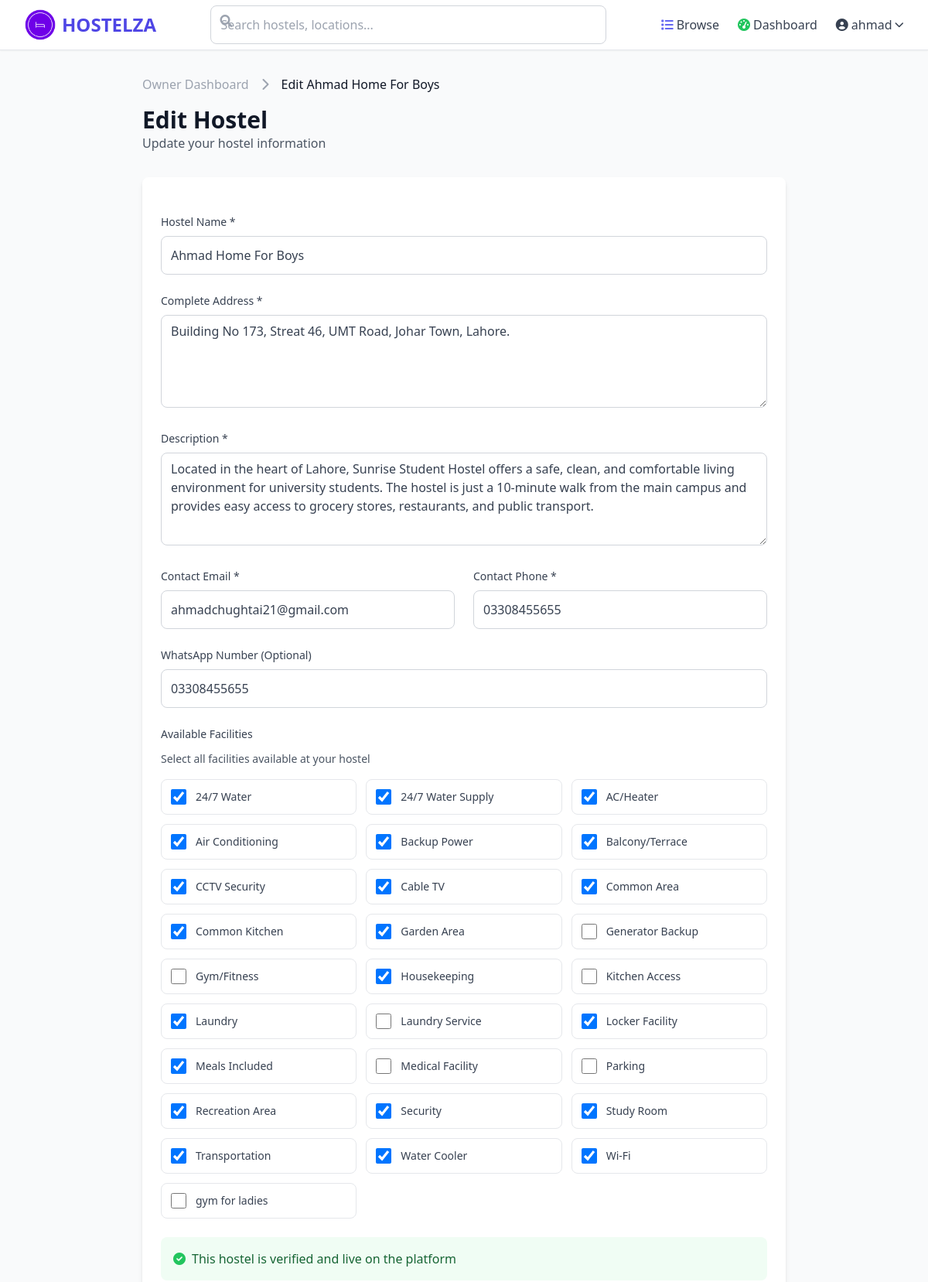
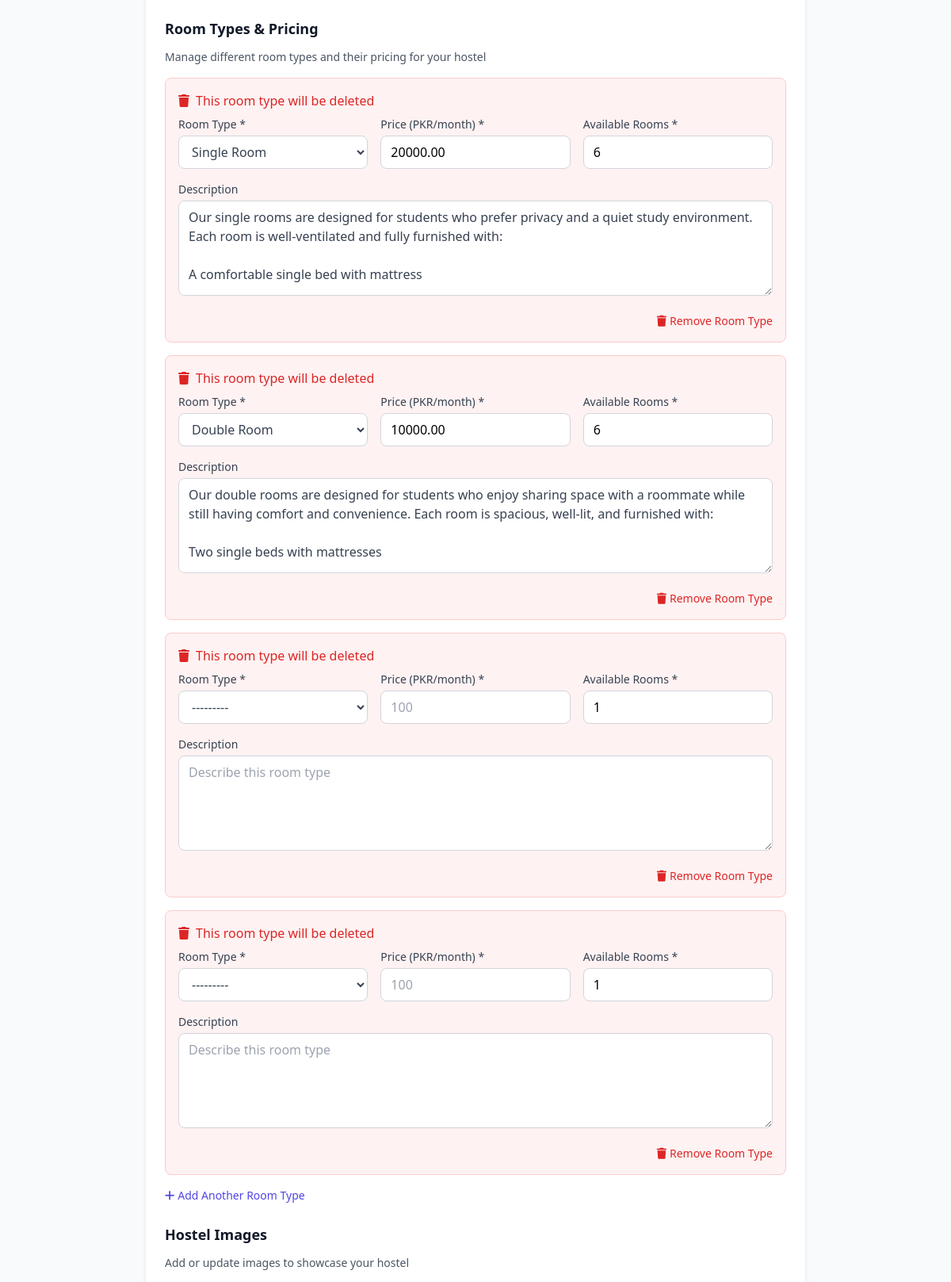
The page /owner-dashboard/hostel/ahmad-home-for-boys/edit/ (signed in, upper part) on the database its author committed (2 pictures, top to bottom).
### hostels/models.py (models this page shows, shortened)
class User(AbstractUser):
    ROLE_CHOICES = [
        ('owner', 'Hostel Owner'),
        ('student', 'Student/Client'),
        ('admin', 'Admin'),
    ]
    role = models.CharField(max_length=10, choices=ROLE_CHOICES, default='student')
    phone_number = models.CharField(max_length=20, blank=True)
    whatsapp_number = models.CharField(max_length=20, blank=True)
    profile_picture = models.ImageField(
        upload_to='profile_pictures/',
        blank=True,
        validators=[FileExtensionValidator(allowed_extensions=['jpg', 'jpeg', 'png'])]
    )
    email_verified = models.BooleanField(default=False)
    created_at = models.DateTimeField(auto_now_add=True)
    updated_at = models.DateTimeField(auto_now=True)

class Hostel(models.Model):
    GENDER_CHOICES = [
        ('male', 'Boys/Men Only'),
        ('female', 'Girls/Women Only'),
        ('mixed', 'Co-ed/Mixed'),
    ]
    id = models.UUIDField(primary_key=True, default=uuid.uuid4, editable=False)
    owner = models.ForeignKey(User, on_delete=models.CASCADE, related_name='hostels')
    name = models.CharField(max_length=200)
    slug = models.SlugField(max_length=250, unique=True, blank=True)
    address = models.TextField()
    latitude = models.DecimalField(max_digits=9, decimal_places=6, null=True, blank=True)
    longitude = models.DecimalField(max_digits=9, decimal_places=6, null=True, blank=True)
    google_location_link = models.URLField(max_length=500, blank=True, help_text="Google Maps location link")
    gender_type = models.CharField(max_length=10, choices=GENDER_CHOICES, default='mixed', help_text="Who can stay at this hostel")
    nearby_landmark = models.CharField(max_length=300, blank=True, help_text="Name of nearby university, school, or workplace")
    landmark_distance = models.DecimalField(max_digits=5, decimal_places=2, null=True, blank=True, help_text="Distance from landmark in kilometers")
    description = models.TextField()
    contact_email = models.EmailField()
    contact_phone = models.CharField(max_length=20)
    whatsapp_number = models.CharField(max_length=20, blank=True)
    is_verified = models.BooleanField(default=False)
    is_active = models.BooleanField(default=True)
    is_featured = models.BooleanField(default=False, help_text="Featured hostels appear first in search results and on homepage")
    created_at = models.DateTimeField(auto_now_add=True)
    updated_at = models.DateTimeField(auto_now=True)
    class Meta:
        ordering = ['-is_featured', '-created_at']
        indexes = [
            models.Index(fields=['latitude', 'longitude']),
            models.Index(fields=['is_verified', 'is_active']),
            models.Index(fields=['is_featured']),
            models.Index(fields=['landmark_distance']),
        ]
    def get_absolute_url(self):
        return reverse('hostels:hostel_detail', kwargs={'slug': self.slug})

class Facility(models.Model):
    name = models.CharField(max_length=100, unique=True)
    icon = models.CharField(max_length=50, blank=True)  # CSS icon class
    description = models.TextField(blank=True)
    created_at = models.DateTimeField(auto_now_add=True)
    class Meta:
        verbose_name_plural = "facilities"
        ordering = ['name']
    def __str__(self):
        return self.name

### hostels/views.py (the view, shortened to what this page needs)
# urls.py: path('owner-dashboard/hostel/<slug:slug>/edit/', views.EditHostelView.as_view(), name='edit_hostel'),
class EditHostelView(OwnerRequiredMixin, UpdateView):
    model = Hostel
    form_class = HostelForm
    template_name = 'hostels/owner/edit_hostel.html'
    def get_queryset(self):
        return self.request.user.hostels.all()
    def get_context_data(self, **kwargs):
        from .forms import HostelImageFormSet, RoomTypeFormSet
        context = super().get_context_data(**kwargs)
        if self.request.POST:
            context['image_formset'] = HostelImageFormSet(
                self.request.POST,
                self.request.FILES,
                instance=self.object
            )
            context['room_formset'] = RoomTypeFormSet(
                self.request.POST,
                instance=self.object
            )
        else:
            context['image_formset'] = HostelImageFormSet(instance=self.object)
            context['room_formset'] = RoomTypeFormSet(instance=self.object)
        context['facilities'] = Facility.objects.all()
        return context

### hostels/views.py (called while the page is built)
    def test_func(self):
        return self.request.user.is_authenticated and self.request.user.role == 'owner'

### templates/hostels/owner/edit_hostel.html (shortened to what this page needs)
{% extends 'base.html' %}
{% block content %}
<div class="max-w-4xl mx-auto px-4 sm:px-6 lg:px-8 py-8">
    <div class="mb-8">
        <nav class="flex mb-4" aria-label="Breadcrumb">
            <ol class="flex items-center space-x-4">
                <li>
                    <a href="{% url 'hostels:owner_dashboard' %}" class="text-gray-400 hover:text-gray-600">
                        Owner Dashboard
                    </a>
                </li>
                <li>
                    <i class="fas fa-chevron-right text-gray-400"></i>
                </li>
                <li class="text-gray-900">Edit {{ hostel.name }}</li>
            </ol>
        </nav>
        <h1 class="text-3xl font-bold text-gray-900">Edit Hostel</h1>
        <p class="text-gray-600">Update your hostel information</p>
    </div>
    <div class="bg-white rounded-lg shadow-md p-6">
        <form method="POST" enctype="multipart/form-data" class="space-y-6">
            <div>
                <label for="{{ form.name.id_for_label }}" class="block text-sm font-medium text-gray-700 mb-2">
                    Hostel Name *
                </label>
                {{ form.name }}
            </div>
            <div>
                <label for="{{ form.address.id_for_label }}" class="block text-sm font-medium text-gray-700 mb-2">
                    Complete Address *
                </label>
                {{ form.address }}
            </div>
            <div>
                <label for="{{ form.description.id_for_label }}" class="block text-sm font-medium text-gray-700 mb-2">
                    Description *
                </label>
                {{ form.description }}
            </div>
            <div class="grid grid-cols-1 md:grid-cols-2 gap-6">
                <div>
                    <label for="{{ form.contact_email.id_for_label }}" class="block text-sm font-medium text-gray-700 mb-2">
                        Contact Email *
                    </label>
                    {{ form.contact_email }}
                </div>
                <div>
                    <label for="{{ form.contact_phone.id_for_label }}" class="block text-sm font-medium text-gray-700 mb-2">
                        Contact Phone *
                    </label>
                    {{ form.contact_phone }}
                </div>
            </div>
            <div>
                <label for="{{ form.whatsapp_number.id_for_label }}" class="block text-sm font-medium text-gray-700 mb-2">
                    WhatsApp Number (Optional)
                </label>
                {{ form.whatsapp_number }}
            </div>
            <div>
                <label class="block text-sm font-medium text-gray-700 mb-3">
                    Available Facilities
                </label>
                <p class="text-gray-600 text-sm mb-4">Select all facilities available at your hostel</p>
                <div class="grid grid-cols-1 md:grid-cols-2 lg:grid-cols-3 gap-3">
                    {% for facility_choice in form.facilities %}
                        <label class="flex items-center p-3 border border-gray-200 rounded-lg hover:bg-gray-50 cursor-pointer transition-colors group">
                            {{ facility_choice.tag }}
                            <span class="ml-3 text-sm text-gray-700 group-hover:text-gray-900">
                                {{ facility_choice.choice_label }}
                            </span>
                        </label>
                    {% endfor %}
                </div>
            </div>
            {% if hostel.is_verified %}
                <div class="bg-green-50 p-4 rounded-lg">
                    <div class="flex items-center">
                        <i class="fas fa-check-circle text-green-500 mr-2"></i>
                        <span class="text-green-800 font-medium">This hostel is verified and live on the platform</span>
                    </div>
                </div>
            {% endif %}
            <div>
                <h3 class="text-lg font-semibold text-gray-900 mb-3">Room Types & Pricing</h3>
                <p class="text-gray-600 text-sm mb-4">Manage different room types and their pricing for your hostel</p>
                <div id="room-formset" class="space-y-4">
                    {% for room_form in room_formset %}
                        <div class="room-form p-4 border border-gray-200 rounded-lg {% if room_form.DELETE %}bg-red-50 border-red-200{% endif %}">
                            {% if room_form.DELETE %}
                                <div class="text-red-600 font-medium mb-2">
                                    <i class="fas fa-trash mr-2"></i>This room type will be deleted
                                </div>
                            {% endif %}
                            <div class="grid grid-cols-1 md:grid-cols-3 gap-4">
                                <div>
                                    <label class="block text-sm font-medium text-gray-700 mb-1">Room Type *</label>
                                    {{ room_form.type }}
                                </div>
                                <div>
                                    <label class="block text-sm font-medium text-gray-700 mb-1">Price (PKR/month) *</label>
                                    {{ room_form.price }}
                                </div>
                                <div>
                                    <label class="block text-sm font-medium text-gray-700 mb-1">Available Rooms *</label>
                                    {{ room_form.available_rooms }}
                                </div>
                            </div>
                            <div class="mt-4">
                                <label class="block text-sm font-medium text-gray-700 mb-1">Description</label>
                                {{ room_form.description }}
                            </div>
                            <div class="mt-4 flex justify-end">
                                {% if not room_form.DELETE.value %}
                                    <button type="button" onclick="toggleDeleteRoom(this)" class="text-red-600 hover:text-red-800 text-sm">
                                        <i class="fas fa-trash mr-1"></i>Remove Room Type
                                    </button>
                                {% else %}
                                    <button type="button" onclick="toggleDeleteRoom(this)" class="text-green-600 hover:text-green-800 text-sm">
                                        <i class="fas fa-undo mr-1"></i>Restore Room Type
                                    </button>
                                {% endif %}
                            </div>
                        </div>
                    {% endfor %}
                </div>
                <button type="button" onclick="addRoomForm()" class="mt-4 text-indigo-600 hover:text-indigo-800 text-sm">
                    <i class="fas fa-plus mr-1"></i>Add Another Room Type
                </button>
            </div>
            <div>
                <h3 class="text-lg font-semibold text-gray-900 mb-3">Hostel Images</h3>
                <p class="text-gray-600 text-sm mb-4">Add or update images to showcase your hostel</p>
            </div>
        </form>
    </div>
</div>
{% endblock %}

### templates/base.html (shortened to what this page needs)
{% load static %}
<!DOCTYPE html>
<html lang="en" class="h-full">
<head>
    <script src="https://cdn.tailwindcss.com"></script>
    <link rel="stylesheet" href="https://cdnjs.cloudflare.com/ajax/libs/font-awesome/6.0.0/css/all.min.css">
</head>
<body class="h-full bg-gray-50">
    <div class="min-h-full">
        <nav class="bg-white shadow-sm border-b">
            <div class="max-w-7xl mx-auto px-4 sm:px-6 lg:px-8">
                <div class="flex justify-between items-center h-16">
                    <div class="flex items-center">
                        <a href="{% url 'hostels:home' %}" class="flex items-center">
                            <img src="{% static 'main_logo.png' %}" alt="HOSTELZA" class="h-10 w-auto mr-2">
                            <span class="text-2xl font-bold text-indigo-600">HOSTELZA</span>
                        </a>
                    </div>
                    <div class="hidden md:block flex-1 max-w-lg mx-8">
                        <form method="GET" action="{% url 'hostels:hostel_list' %}" class="relative">
                            <input
                                type="text"
                                name="q"
                                placeholder="Search hostels, locations..."
                                class="w-full pl-10 pr-4 py-2 border border-gray-300 rounded-lg focus:ring-2 focus:ring-indigo-500 focus:border-indigo-500 transition-all duration-300 hover:shadow-md"
                            >
                            <i class="fas fa-search absolute left-3 top-3 text-gray-400 transition-colors duration-300"></i>
                        </form>
                    </div>
                    <div class="hidden md:flex items-center space-x-6">
                        <a href="{% url 'hostels:hostel_list' %}" class="text-gray-700 hover:text-indigo-600 transition-colors duration-300 font-medium relative group">
                            <i class="fas fa-list mr-1 text-indigo-500"></i>Browse
                        </a>
                        {% if user.is_authenticated %}
                            {% if user.role == 'owner' %}
                                <a href="{% url 'hostels:owner_dashboard' %}" class="text-gray-700 hover:text-indigo-600 transition-colors duration-300 font-medium relative group">
                                    <i class="fas fa-tachometer-alt mr-1 text-green-500"></i>Dashboard
                                </a>
                            {% endif %}
                            <div class="relative" id="user-dropdown">
                                <button onclick="toggleDropdown()" class="flex items-center text-gray-700 hover:text-indigo-600">
                                    <i class="fas fa-user-circle mr-1"></i>
                                    {{ user.username }}
                                    <i class="fas fa-chevron-down ml-1 text-xs"></i>
                                </button>
                            </div>
                        {% else %}
                            <a href="{% url 'hostels:login' %}" class="text-gray-700 hover:text-indigo-600">Login</a>
                            <a href="{% url 'hostels:register' %}" class="bg-indigo-600 text-white px-4 py-2 rounded-lg hover:bg-indigo-700 transition-colors">
                                Sign Up
                            </a>
                        {% endif %}
                    </div>
                </div>
            </div>
        </nav>
        <main>
            {% block content %}
            {% endblock %}
        </main>
    </div>
</body>
</html>

### templates/hostels/owner/edit_hostel.html (style rules this page uses)
input[type="text"], input[type="email"], input[type="tel"], textarea, select { width: 100%; padding: 0.75rem; border: 1px solid #d1d5db; border-radius: 0.5rem; font-size: 1rem; line-height: 1.5; color: #374151; background-color: #ffffff; }
textarea { resize: vertical; min-height: 120px; }
.room-form, .image-form { position: relative; }
input[type="checkbox"] { width: 1.25rem; height: 1.25rem; border: 2px solid #d1d5db; border-radius: 0.25rem; background-color: #ffffff; cursor: pointer; }
input[type="checkbox"]:checked { background-color: #6366f1; border-color: #6366f1; }

### rows shown on the page
User: username "ahmad"
Hostel: name "Ahmad Home For Boys", address "Building No 173, Streat 46, UMT Road, Johar Town, Lahore.", description "Located in the heart of Lahore, Sunrise Student Hostel offers a safe, clean, and comfortable living environment for university students. The hostel is just a 10-minute walk from the main campus and provides easy access to grocery stores, restaurants, and public transport.", contact_email "ahmadchughtai21@gmail.com", contact_phone "03308455655", whatsapp_number "03308455655"
Facility: choice_label "24/7 Water"
Facility: choice_label "24/7 Water Supply"
Facility: choice_label "AC/Heater"
Facility: choice_label "Air Conditioning"
Facility: choice_label "Backup Power"
Facility: choice_label "Balcony/Terrace"
Facility: choice_label "CCTV Security"
Facility: choice_label "Cable TV"
Facility: choice_label "Common Area"
Facility: choice_label "Common Kitchen"
Facility: choice_label "Garden Area"
Facility: choice_label "Generator Backup"
Facility: choice_label "Gym/Fitness"
Facility: choice_label "Housekeeping"
Facility: choice_label "Kitchen Access"
Facility: choice_label "Laundry"
Facility: choice_label "Laundry Service"
Facility: choice_label "Locker Facility"
Facility: choice_label "Meals Included"
Facility: choice_label "Medical Facility"
Facility: choice_label "Parking"
Facility: choice_label "Recreation Area"
Facility: choice_label "Security"
Facility: choice_label "Study Room"
Facility: choice_label "Transportation"
Facility: choice_label "Water Cooler"
Facility: choice_label "Wi-Fi"
Facility: choice_label "gym for ladies"
